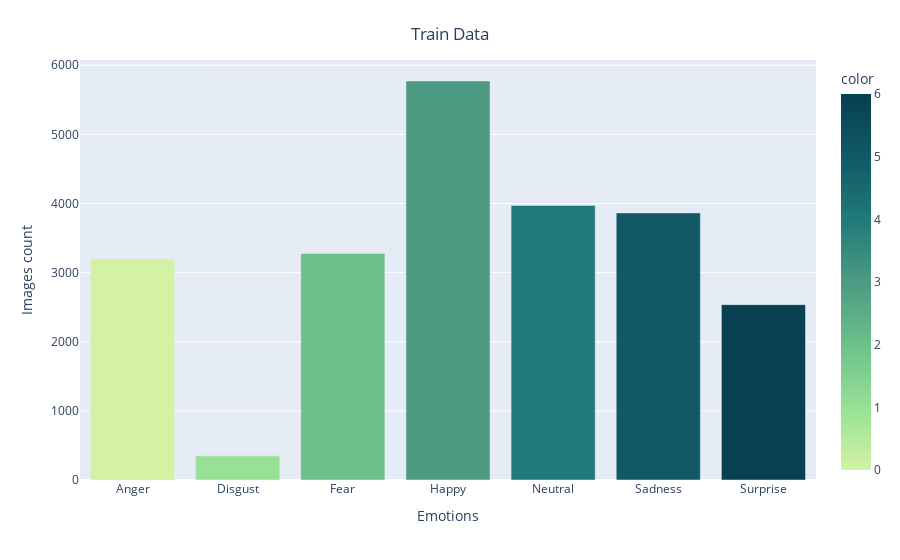

The code cell stored with this chart in its notebook:
### Code cell
import plotly.express as pltex

plt.rcParams.update({'font.size': 40})

# Train
fig = pltex.bar(x = class_labels,
             y = [list(train_generator.classes).count(i) for i in np.unique(train_generator.classes)] , 
             color = np.unique(train_generator.classes) ,
             color_continuous_scale="Emrld") 
fig.update_xaxes(title="Emotions")
fig.update_yaxes(title = "Images count")
fig.update_layout(showlegend = True,
    title = {
        'text': 'Train Data ',
        'y':0.95,
        'x':0.5,
        'xanchor': 'center',
        'yanchor': 'top'})
fig.show()
plt.savefig('TrainDataCount.png')

### Figure 1 — Plotly figure (JSON) as saved in the notebook; plotly's stock layout.template omitted (floating-point values rounded to 4 significant figures)
{"data": [{"alignmentgroup": "True", "hovertemplate": "x=%{x}<br>y=%{y}<br>color=%{marker.color}<extra></extra>", "legendgroup": "", "marker": {"color": [0, 1, 2, 3, 4, 5, 6], "coloraxis": "coloraxis", "pattern": {"shape": ""}}, "name": "", "offsetgroup": "", "orientation": "v", "showlegend": false, "textposition": "auto", "type": "bar", "x": ["Anger", "Disgust", "Fear", "Happy", "Neutral", "Sadness", "Surprise"], "xaxis": "x", "y": [3196, 349, 3278, 5772, 3972, 3864, 2537], "yaxis": "y"}], "layout": {"barmode": "relative", "coloraxis": {"colorbar": {"title": {"text": "color"}}, "colorscale": [[0, "rgb(211, 242, 163)"], [0.1667, "rgb(151, 225, 150)"], [0.3333, "rgb(108, 192, 139)"], [0.5, "rgb(76, 155, 130)"], [0.6667, "rgb(33, 122, 121)"], [0.8333, "rgb(16, 89, 101)"], [1, "rgb(7, 64, 80)"]]}, "legend": {"tracegroupgap": 0}, "margin": {"t": 60}, "showlegend": true, "title": {"text": "Train Data ", "x": 0.5, "xanchor": "center", "y": 0.95, "yanchor": "top"}, "xaxis": {"anchor": "y", "domain": [0, 1], "title": {"text": "Emotions"}}, "yaxis": {"anchor": "x", "domain": [0, 1], "title": {"text": "Images count"}}}}
